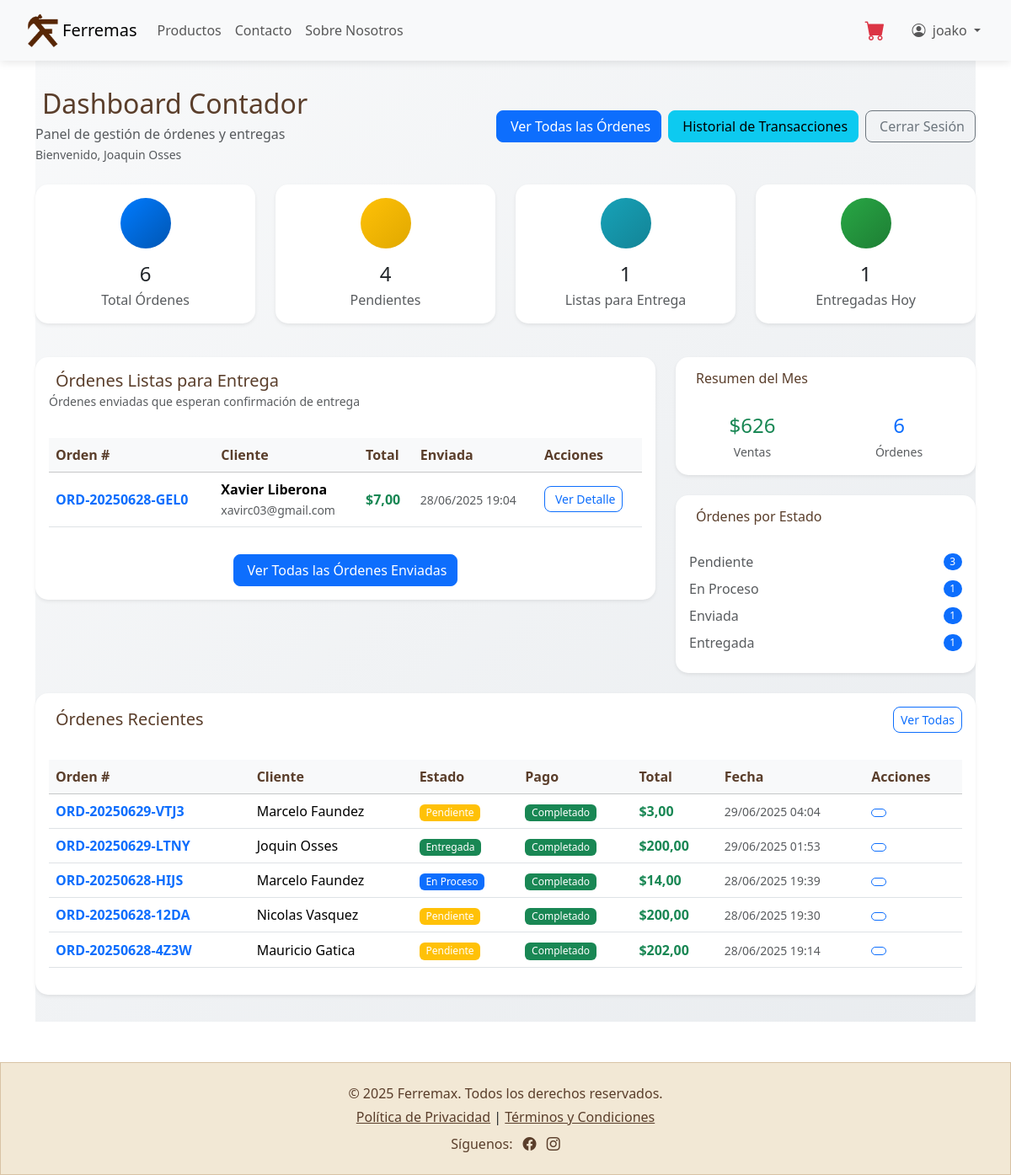
/contador/ (signed in), run on an earlier commit of the app's database.
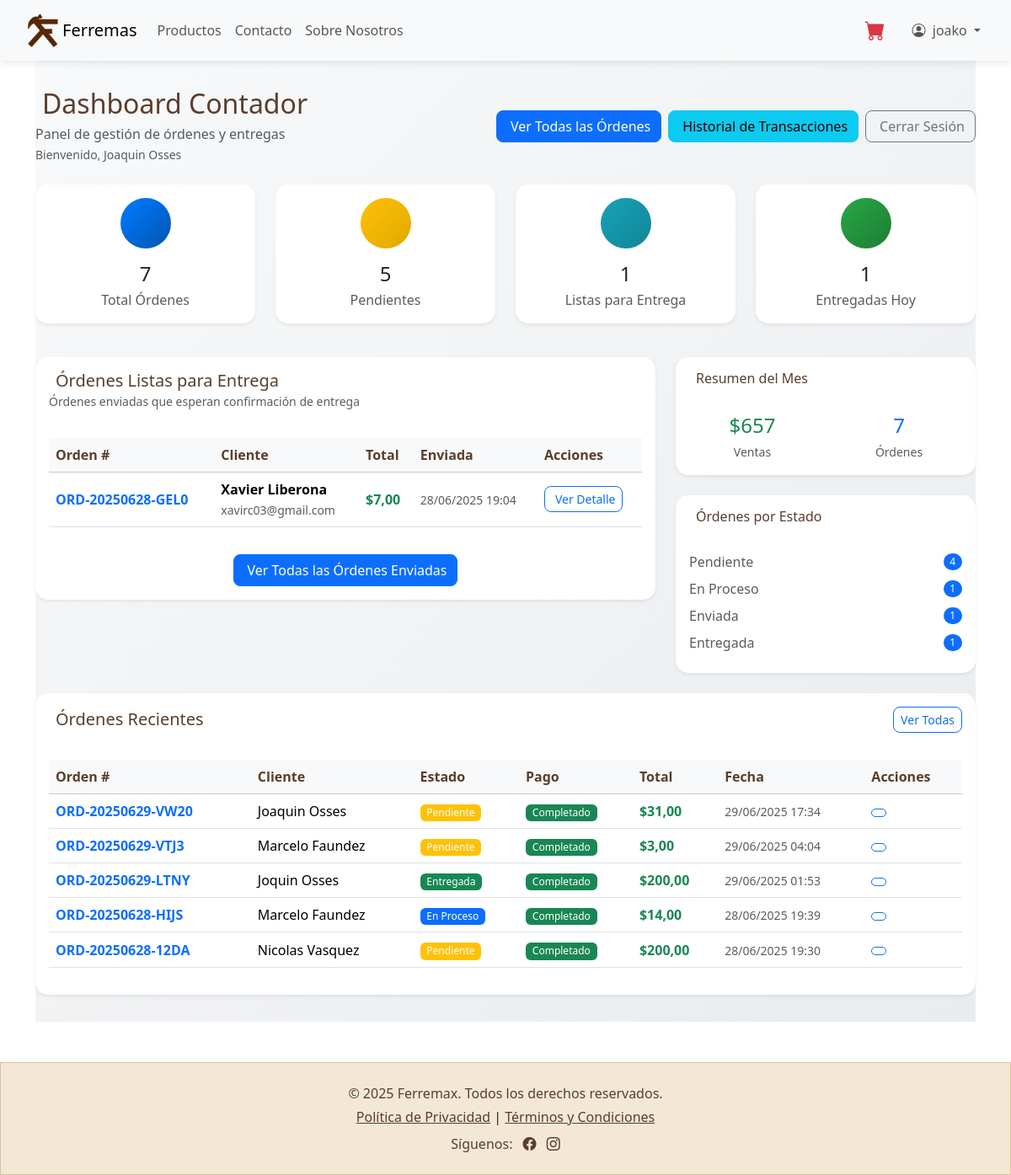
And on a later commit of the database.
### miPaypal/models.py (models this page shows, shortened)
class Order(models.Model):
    ORDER_STATUS_CHOICES = [
        ('pending', 'Pendiente'),
        ('confirmed', 'Confirmada'),
        ('processing', 'En Proceso'),
        ('packed', 'Empacada'),
        ('shipped', 'Enviada'),
        ('delivered', 'Entregada'),
        ('cancelled', 'Cancelada'),
    ]
    PAYMENT_STATUS_CHOICES = [
        ('pending', 'Pendiente'),
        ('completed', 'Completado'),
        ('failed', 'Fallido'),
        ('refunded', 'Reembolsado'),
    ]
    ORDER_TYPE_CHOICES = [
        ('online', 'Compra Online'),
        ('manual', 'Orden Manual'),
        ('phone', 'Orden Telefónica'),
    ]
    DELIVERY_METHOD_CHOICES = [
        ('pickup', 'Retiro en Tienda'),
        ('delivery', 'Delivery a Domicilio'),
    ]
    user = models.ForeignKey(settings.AUTH_USER_MODEL, on_delete=models.CASCADE, related_name='orders')
    order_number = models.CharField(max_length=20, unique=True)
    total_amount = models.DecimalField(max_digits=10, decimal_places=2)
    order_status = models.CharField(max_length=20, choices=ORDER_STATUS_CHOICES, default='pending')
    payment_status = models.CharField(max_length=20, choices=PAYMENT_STATUS_CHOICES, default='pending')
    order_type = models.CharField(max_length=20, choices=ORDER_TYPE_CHOICES, default='online')
    created_by = models.ForeignKey(
        settings.AUTH_USER_MODEL,
        on_delete=models.SET_NULL,
        null=True,
        blank=True,
        related_name='created_orders',
        verbose_name="Creada por"
    )
    delivery_method = models.CharField(
        max_length=20,
        choices=DELIVERY_METHOD_CHOICES,
        default='pickup',
        verbose_name="Método de entrega"
    )
    delivery_cost = models.DecimalField(
        max_digits=8,
        decimal_places=2,
        default=0.00,
        verbose_name="Costo de envío"
    )
    shipping_address = models.TextField(blank=True, null=True)
    shipping_city = models.CharField(max_length=100, blank=True, null=True)
    shipping_phone = models.CharField(max_length=15, blank=True, null=True)
    notes = models.TextField(blank=True, null=True, verbose_name="Notas adicionales")
    tracking_number = models.CharField(max_length=100, blank=True, null=True, verbose_name="Número de seguimiento")
    estimated_delivery = models.DateTimeField(blank=True, null=True, verbose_name="Entrega estimada")
    paypal_transaction_id = models.CharField(max_length=250, blank=True, null=True)
    paypal_payer_id = models.CharField(max_length=250, blank=True, null=True)
    paypal_payment_status = models.CharField(max_length=250, blank=True, null=True)
    created_at = models.DateTimeField(auto_now_add=True)
    updated_at = models.DateTimeField(auto_now=True)
    class Meta:
        ordering = ['-created_at']
        verbose_name = "Orden"
        verbose_name_plural = "Órdenes"
    def get_status_color(self):
        colors = {
            'pending': 'warning',
            'confirmed': 'info',
            'processing': 'primary',
            'packed': 'secondary',
            'shipped': 'success',
            'delivered': 'success',
            'cancelled': 'danger',
        }
        return colors.get(self.order_status, 'secondary')
    def get_payment_status_color(self):
        colors = {
            'pending': 'warning',
            'completed': 'success',
            'failed': 'danger',
            'refunded': 'info',
        }
        return colors.get(self.payment_status, 'secondary')

class CustomUser(AbstractUser):
    ROLES = (
        ('cliente', 'Cliente'),
        ('bodeguero', 'Bodeguero'),
        ('contador', 'Contador'),
        ('vendedor', 'Vendedor'),
    )
    rut = models.CharField(max_length=12, blank=True, null=True)
    telefono = models.CharField(max_length=15, blank=True, null=True)
    direccion = models.TextField(blank=True, null=True)
    ciudad = models.CharField(max_length=100, blank=True, null=True, verbose_name="Ciudad")
    rol = models.CharField(max_length=10, choices=ROLES, default='cliente')

### miPaypal/decorators.py (the view)
        def wrapper(request, *args, **kwargs):
            user = request.user
            if user.is_authenticated and (user.is_staff or getattr(user, 'rol', None) in roles):
                return view_func(request, *args, **kwargs)
            messages.error(request, "No tienes permisos para acceder a esta sección")
            return redirect(redirect_url)

### miPaypal/context_processors.py (called while the page is built)
def cart_context(request):
    cart_count = 0
    try:
        if request.user.is_authenticated:
            cart = Cart.objects.filter(user=request.user).first()
        else:
            if request.session.session_key:
                cart = Cart.objects.filter(session_key=request.session.session_key).first()
            else:
                cart = None
        if cart:
            cart_count = sum(item.quantity for item in cart.cartitem_set.all())
    except Exception:
        cart_count = 0
    return {
        'cart_count': cart_count
    }

### ecommerce/templates/dashboard-panel/contador/dashboard-contador.html (shortened to what the changed rows need)
{% extends 'base.html' %}
{% load static %}
{% block content %}
<div class="container-fluid" style="background: linear-gradient(135deg, #f8f9fa 0%, #e9ecef 100%); min-height: 100vh; padding: 2rem 0;">
    <div class="row mb-4">
        <div class="col-12">
            <div class="d-flex justify-content-between align-items-center">
                <div>
                    <h1 class="h2 mb-1" style="color: #5A3E2B;">
                        Dashboard Contador
                    </h1>
                </div>
            </div>
        </div>
    </div>
    <div class="row mb-4">
        <div class="col-lg-3 col-md-6 mb-3">
            <div class="card border-0 shadow-sm h-100" style="border-radius: 15px;">
                <div class="card-body text-center">
                    <div class="d-flex align-items-center justify-content-center mb-3">
                        <div class="rounded-circle d-flex align-items-center justify-content-center"
                             style="width: 60px; height: 60px; background: linear-gradient(135deg, #007bff, #0056b3);">
                        </div>
                    </div>
                    <h3 class="h4 mb-1">{{ stats.total_ordenes }}</h3>
                    <p class="text-muted mb-0">Total Órdenes</p>
                </div>
            </div>
        </div>
        <div class="col-lg-3 col-md-6 mb-3">
            <div class="card border-0 shadow-sm h-100" style="border-radius: 15px;">
                <div class="card-body text-center">
                    <div class="d-flex align-items-center justify-content-center mb-3">
                        <div class="rounded-circle d-flex align-items-center justify-content-center"
                             style="width: 60px; height: 60px; background: linear-gradient(135deg, #ffc107, #e0a800);">
                        </div>
                    </div>
                    <h3 class="h4 mb-1">{{ stats.ordenes_pendientes }}</h3>
                    <p class="text-muted mb-0">Pendientes</p>
                </div>
            </div>
        </div>
    </div>
    <div class="row">
        <div class="col-lg-8 mb-4">
            <div class="card border-0 shadow-sm" style="border-radius: 15px;">
                <div class="card-body">
                    {% if ordenes_para_entrega %}
                        <div class="table-responsive">
                            <table class="table table-hover align-middle">
                                <thead class="table-light">
                                    <tr>
                                        <th>Orden #</th>
                                        <th>Cliente</th>
                                        <th>Total</th>
                                        <th>Enviada</th>
                                        <th>Acciones</th>
                                    </tr>
                                </thead>
                                <tbody>
                                    {% for orden in ordenes_para_entrega %}
                                    <tr>
                                        <td>
                                            <span class="fw-bold text-primary">{{ orden.order_number }}</span>
                                        </td>
                                        <td>
                                            <div>
                                                <div class="fw-semibold">{{ orden.user.get_full_name|default:orden.user.username }}</div>
                                                <small class="text-muted">{{ orden.user.email }}</small>
                                            </div>
                                        </td>
                                        <td>
                                            <span class="fw-bold text-success">${{ orden.total_amount }}</span>
                                        </td>
                                        <td>
                                            <small class="text-muted">{{ orden.updated_at|date:"d/m/Y H:i" }}</small>
                                        </td>
                                        <td>
                                            <a href="{% url 'order-detail-admin' orden.id %}"
                                               class="btn btn-sm btn-outline-primary">
                                                Ver Detalle
                                            </a>
                                        </td>
                                    </tr>
                                    {% endfor %}
                                </tbody>
                            </table>
                        </div>
                    {% else %}
                        <div class="text-center py-4">
                            <i class="fas fa-truck fa-3x text-muted mb-3"></i>
                            <h6 class="text-muted">No hay órdenes pendientes de entrega</h6>
                            <p class="text-muted">Todas las órdenes enviadas han sido entregadas</p>
                        </div>
                    {% endif %}
                </div>
            </div>
        </div>
        <div class="col-lg-4 mb-4">
            <div class="card border-0 shadow-sm mb-4" style="border-radius: 15px;">
                <div class="card-body">
                    <div class="row text-center">
                        <div class="col-6">
                            <h4 class="text-success mb-1">${{ stats.ventas_mes|floatformat:0 }}</h4>
                            <small class="text-muted">Ventas</small>
                        </div>
                        <div class="col-6">
                            <h4 class="text-primary mb-1">{{ stats.ordenes_mes_count }}</h4>
                            <small class="text-muted">Órdenes</small>
                        </div>
                    </div>
                </div>
            </div>
            <div class="card border-0 shadow-sm" style="border-radius: 15px;">
                <div class="card-body">
                    {% for estado, cantidad in ordenes_por_estado.items %}
                        {% if cantidad > 0 %}
                        <div class="d-flex justify-content-between align-items-center mb-2">
                            <span class="text-muted">{{ estado }}</span>
                            <span class="badge bg-primary rounded-pill">{{ cantidad }}</span>
                        </div>
                        {% endif %}
                    {% endfor %}
                </div>
            </div>
        </div>
    </div>
    <div class="row">
        <div class="col-12">
            <div class="card border-0 shadow-sm" style="border-radius: 15px;">
                <div class="card-body">
                    {% if ordenes_recientes %}
                        <div class="table-responsive">
                            <table class="table table-hover align-middle">
                                <thead class="table-light">
                                    <tr>
                                        <th>Orden #</th>
                                        <th>Cliente</th>
                                        <th>Estado</th>
                                        <th>Pago</th>
                                        <th>Total</th>
                                        <th>Fecha</th>
                                        <th>Acciones</th>
                                    </tr>
                                </thead>
                                <tbody>
                                    {% for orden in ordenes_recientes %}
                                    <tr>
                                        <td>
                                            <span class="fw-bold text-primary">{{ orden.order_number }}</span>
                                        </td>
                                        <td>{{ orden.user.get_full_name|default:orden.user.username }}</td>
                                        <td>
                                            <span class="badge bg-{{ orden.get_status_color }}">
                                                {{ orden.get_order_status_display }}
                                            </span>
                                        </td>
                                        <td>
                                            <span class="badge bg-{{ orden.get_payment_status_color }}">
                                                {{ orden.get_payment_status_display }}
                                            </span>
                                        </td>
                                        <td class="fw-bold text-success">${{ orden.total_amount }}</td>
                                        <td>
                                            <small class="text-muted">{{ orden.created_at|date:"d/m/Y H:i" }}</small>
                                        </td>
                                        <td>
                                            <a href="{% url 'order-detail-admin' orden.id %}"
                                               class="btn btn-sm btn-outline-primary">
                                            </a>
                                        </td>
                                    </tr>
                                    {% endfor %}
                                </tbody>
                            </table>
                        </div>
                    {% else %}
                        <div class="text-center py-4">
                            <i class="fas fa-shopping-cart fa-3x text-muted mb-3"></i>
                            <h6 class="text-muted">No hay órdenes recientes</h6>
                        </div>
                    {% endif %}
                </div>
            </div>
        </div>
    </div>
</div>
{% endblock %}

What changed in the data, as far as the page shows it:
no longer on this page (row unchanged): Order: order_number "ORD-20250628-4Z3W", user.get_full_name "Mauricio Gatica", order_status "Pendiente", payment_status "Completado", total_amount "202,00", created_at "28/06/2025 19:14", shown under "Órdenes Recientes"
added Order: order_number "ORD-20250629-VW20", user.get_full_name "Joaquin Osses", order_status "Pendiente", payment_status "Completado", total_amount "31,00", created_at "29/06/2025 17:34", shown under "Órdenes Recientes"
Also different on the page:
{{ stats.total_ordenes }}: "6" → "7"
{{ stats.ordenes_pendientes }}: "4" → "5"
{{ stats.ventas_mes|floatformat:0 }}: "626" → "657"
{{ stats.ordenes_mes_count }}: "6" → "7"
new list line: "Pendiente 4"
list line gone: "Pendiente 3"
